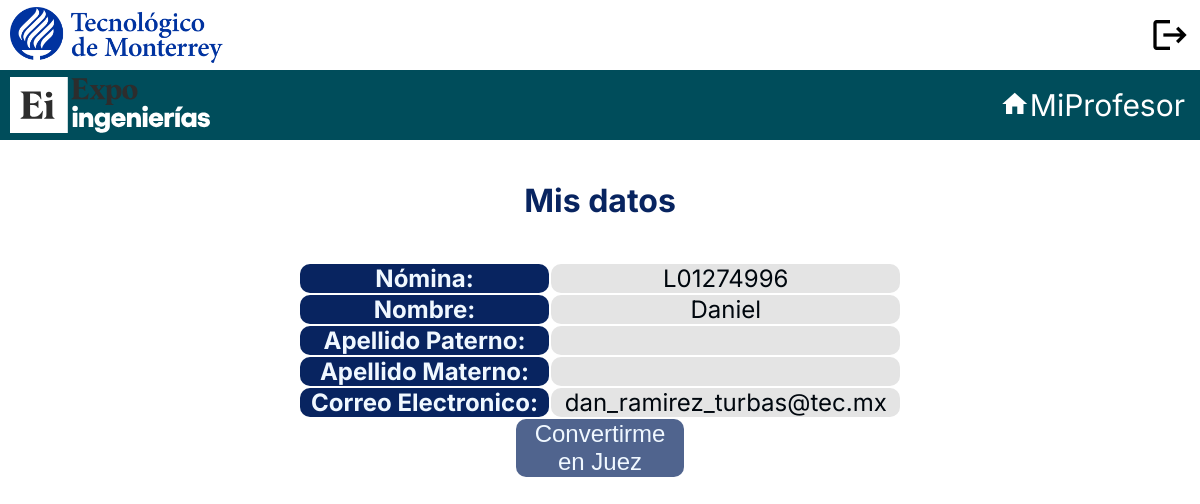
/inicioprof/prof_read.php?id=L01274996, run on an earlier commit of the app's database.
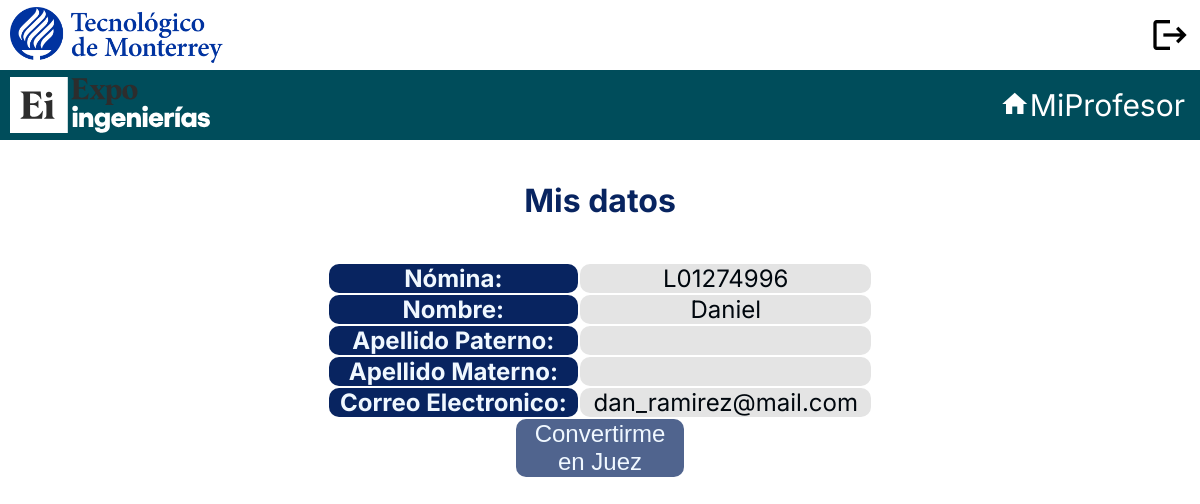
And on a later commit of the database.
### tables this page shows
CREATE TABLE `profesor` (
  `id_profesor` VARCHAR(50),
  `nombre` VARCHAR(50),
  `apellidoPaterno` VARCHAR(50),
  `apellidoMaterno` VARCHAR(50),
  `correo` VARCHAR(50),
  `contraseña` VARCHAR(50),
  PRIMARY KEY (`id_profesor`)
);

### inicioprof/prof_read.php (the view, shortened to what this page needs)
<?php
$id = null;
if (!empty($_GET['id'])) {
	$id = $_REQUEST['id'];
}
if ($id == null) {
	header("Location: prof_start.php");
} else {
	$pdo = Database::connect();
	$pdo->setAttribute(PDO::ATTR_ERRMODE, PDO::ERRMODE_EXCEPTION);
	$sql = "SELECT * FROM profesor where id_profesor = ?";
	$q = $pdo->prepare($sql);
	$q->execute(array($id));
	$data = $q->fetch(PDO::FETCH_ASSOC);
}
?>
<!DOCTYPE html>
<html lang="es">
<head>
	<link rel="stylesheet" href="../src/css/common_navbar.css">
	<link rel="stylesheet" href="css/prof_common.css">
	<link rel="stylesheet" href="css/prof_read.css">
</head>
<body>
	<navbar>
		<div id="navbar">
			<img src="../src/img/logo_tec_blue.png">
			<div id="navbarIconsContainer">
				<a id="navbarIcon" href="prof_logout.php" class="material-icons">logout</a>
			</div>
		</div>
	</navbar>
	<navbar>
		<div id="navbarAzul">
			<img src="../src/img/logo_expo_prof.svg">
			<a href="prof_start.php"><span class="material-icons">home</span>MiProfesor</a>
		</div>
	</navbar>
	<br>
	<h1 align="center" style="color: #082460">Mis datos</h1>
	<br>
	<center>
		<table>
			<tr>
				<th class="tabh">&nbsp Nómina: &nbsp</th>
				<td class="tabd">&nbsp <?php echo $data['id_profesor']; ?> &nbsp</td>
			</tr>
			<tr>
				<th class="tabh">&nbsp Nombre: &nbsp</th>
				<td class="tabd">&nbsp <?php echo $data['nombre']; ?> &nbsp</td>
			</tr>
			<tr>
				<th class="tabh">&nbsp Apellido Paterno: &nbsp</th>
				<td class="tabd">&nbsp <?php echo $data['apellido_paterno']; ?> &nbsp</td>
			</tr>
			<tr>
				<th class="tabh">&nbsp Apellido Materno: &nbsp</th>
				<td class="tabd">&nbsp <?php echo $data['apellido_materno']; ?> &nbsp</td>
			</tr>
			<tr>
				<th class="tabh">&nbsp Correo Electronico: &nbsp</th>
				<td class="tabd">&nbsp <?php echo $data['correo']; ?> &nbsp</td>
			</tr>
		</table>
	</center>
	<?php
	$pdo = Database::connect();
	$pdo->setAttribute(PDO::ATTR_ERRMODE, PDO::ERRMODE_EXCEPTION);
	$sql5 = 'SELECT profesor.id_profesor FROM profesor LEFT JOIN juez ON profesor.id_profesor = juez.id_juez WHERE juez.id_juez IS NULL AND profesor.id_profesor = ?';
	$q5 = $pdo->prepare($sql5);
	$q5->execute(array($id));
	$data = $q5->fetch(PDO::FETCH_ASSOC);
	$h = $id;
	if ($h == $data['id_profesor']) {
		echo '<center>';
		echo '<div class="botonbordeV" style="width: 14%; float: center;">';
		echo '<form  action="prof_promote.php" method="post">';
		echo '<button class="botonfinalV" id="botonfinalV" type="submit">Convertirme en Juez</button>';
		echo '</form></th>';
		echo '</div>';
		echo '</center>';
	}
	?>
</body>
</html>

What changed in the data, as far as the page shows it:
changed profesor "Daniel": correo "dan_ramirez_turbas@tec.mx" → "dan_ramirez@mail.com"
